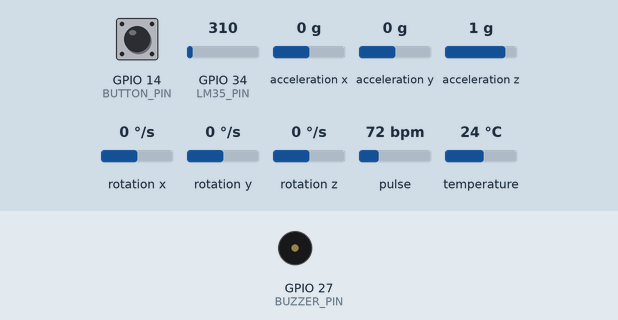
A sketch run on a simulated ESP32. Shown: buzzer (waves = sounding, pin HIGH). The inputs (shaded band) are chosen by the test bench; at power-on: GPIO 14 (BUTTON_PIN) HIGH, GPIO 34 (LM35_PIN) = 310, acceleration x 0 g, acceleration y 0 g, acceleration z 1 g, rotation x 0 °/s, rotation y 0 °/s, rotation z 0 °/s, pulse 72 bpm, temperature 24 °C (analog values on the 0–4095 scale). WiFi joins after 1.5 s; servers stay silent unless stated; uploads are accepted with an empty reply; what the sketch prints to the serial monitor is not drawn.

Above: at 2.7 s.
2.8 s: GPIO 14 (BUTTON_PIN) pulled LOW for 3.2 s
At 3.33 s:
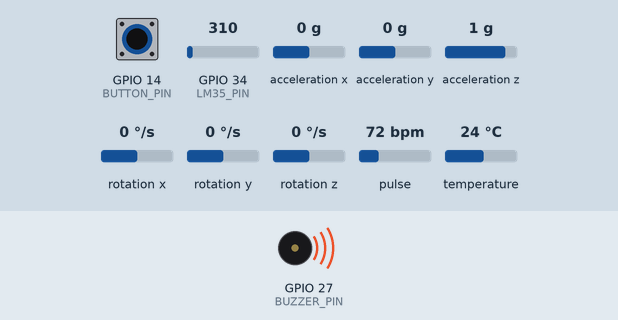
Timing chart, 0 to 7.8 s (numbered marks = the images above; inputs shaded):
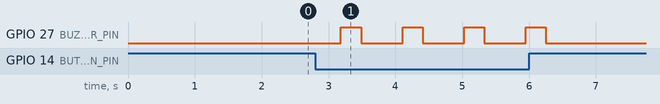

The sketch:

sensors.ino
```cpp
#include <Wire.h>
#include "MAX30105.h"
#include <Adafruit_MPU6050.h>
#include <Adafruit_Sensor.h>
#include <WiFi.h>
#include <HTTPClient.h>
#define BUTTON_PIN 14
#define BUZZER_PIN 27
// ================= WIFI =================
const char* ssid = "Team30B";
const char* password = "Spiderman";
const char* serverName = "http://10.13.118.120:8000/sensor";

// ================= SENSORS =================
MAX30105 sensor;
Adafruit_MPU6050 mpu;

#define LM35_PIN 34

// SpO2 variables
float irAvg = 0, redAvg = 0;
float irAC = 0, redAC = 0;
float spo2 = 0;

void setup() {
  Serial.begin(115200);
  pinMode(BUTTON_PIN, INPUT_PULLUP);
pinMode(BUZZER_PIN, OUTPUT);

digitalWrite(BUZZER_PIN, LOW);
  analogReadResolution(12);

  // ================= WIFI =================
  WiFi.begin(ssid, password);
  while (WiFi.status() != WL_CONNECTED) {
    delay(500);
    Serial.println("Connecting WiFi...");
  }
  Serial.println("WiFi Connected");

  // ================= I2C =================
  Wire.begin(21, 22);

  // MAX30102
  if (!sensor.begin(Wire, I2C_SPEED_FAST)) {
    Serial.println("MAX30102 not detected");
    while (1);
  }
  sensor.setup();
  sensor.setPulseAmplitudeRed(0x0A);
  sensor.setPulseAmplitudeIR(0x1F);
  sensor.setPulseAmplitudeGreen(0);

  // MPU6050
  if (!mpu.begin()) {
    Serial.println("MPU6050 not detected");
    while (1);
  }

  Serial.println("All sensors ready 👍");
}

void sendAlert() {
  if (WiFi.status() == WL_CONNECTED) {
    HTTPClient http;

    String alertUrl = "http://10.13.118.120:8000/alert";

    http.begin(alertUrl);
    http.addHeader("Content-Type", "application/json");

    String payload = "{\"alert\":\"button_pressed\"}";

    int response = http.POST(payload);

    Serial.print("Alert Response: ");
    Serial.println(response);

    http.end();
  }
}

void loop() {
  static unsigned long lastPress = 0;

if (digitalRead(BUTTON_PIN) == LOW) {

  if (millis() - lastPress > 800) {  // debounce

    lastPress = millis();

    Serial.println("🚨 BUTTON PRESSED!");

    // buzzer ON
    digitalWrite(BUZZER_PIN, HIGH);
    delay(300);
    digitalWrite(BUZZER_PIN, LOW);

    // send alert
    sendAlert();
  }
}

  // ================= MAX30102 =================
  long ir = sensor.getIR();
  long red = sensor.getRed();

  // ================= SpO2 =================
  irAvg = 0.95 * irAvg + 0.05 * ir;
  redAvg = 0.95 * redAvg + 0.05 * red;

  irAC = ir - irAvg;
  redAC = red - redAvg;

  if (irAvg > 0 && redAvg > 0 && irAC != 0) {
    float R = (redAC / redAvg) / (irAC / irAvg);
    spo2 = 110 - 25 * R;

    spo2 = spo2 + 20;
    if (spo2 > 99) spo2 = 99;
    if (spo2 < 97) spo2 = 97;
  }

  // ================= MPU6050 =================
  sensors_event_t a, g, temp;
  mpu.getEvent(&a, &g, &temp);

  // ================= LM35 =================
  int adcValue = analogRead(LM35_PIN);
  float voltage = adcValue * (3.3 / 4095.0);
  float temperatureC = voltage * 100.0 + 17.0;

  // ================= JSON BUILD =================
  String json = "{";
  json += "\"temp\":" + String(temperatureC) + ",";
  json += "\"spo2\":" + String(spo2) + ",";
  json += "\"acc_x\":" + String(a.acceleration.x) + ",";
  json += "\"acc_y\":" + String(a.acceleration.y) + ",";
  json += "\"acc_z\":" + String(a.acceleration.z) + ",";
  json += "\"gyro_x\":" + String(g.gyro.x) + ",";
  json += "\"gyro_y\":" + String(g.gyro.y) + ",";
  json += "\"gyro_z\":" + String(g.gyro.z) + ",";
  json += "\"ir\":" + String(ir) + ",";
  json += "\"red\":" + String(red);
  json += "}";

  Serial.println(json);

  // ================= SEND TO FASTAPI =================
  if (WiFi.status() == WL_CONNECTED) {
    HTTPClient http;
    http.begin(serverName);
    http.addHeader("Content-Type", "application/json");

    int response = http.POST(json);

    Serial.print("Server Response: ");
    Serial.println(response);

    http.end();
  }

  delay(200);
}
```

Measured:
- after the input at 2.8 s, GPIO 27 (BUZZER_PIN): alternates HIGH for 0.30 s and LOW for 0.62 s, 8 changes in all, then stays LOW, starting after 0.39 s
